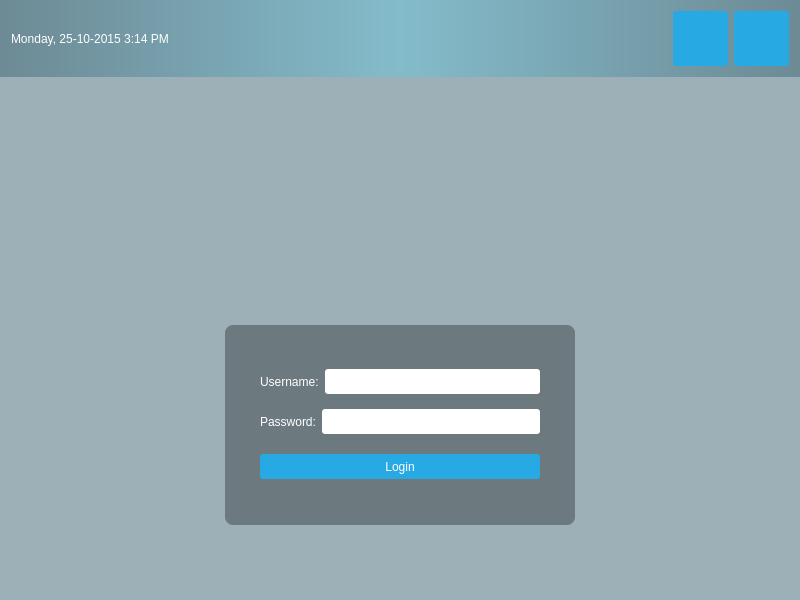
<?xml version="1.0" encoding="UTF-8"?>
<ui version="4.0">
 <class>LoginWindow</class>
 <widget class="QMainWindow" name="LoginWindow">
  <property name="geometry">
   <rect>
    <x>0</x>
    <y>0</y>
    <width>800</width>
    <height>600</height>
   </rect>
  </property>
  <property name="windowTitle">
   <string>CustomChildrenWindow</string>
  </property>
  <property name="styleSheet">
   <string notr="true">#centralWidget {
background: rgba(32,80,96,100);
border-image: url(:/images/login_bg.png);
}
#topPanel{background-color: qlineargradient(spread:reflect,x1:0.5,y1:0,x2:0,y2:0,stop:0 rgba(91,204,233,100),stop:1 rgba(32,80,96,100));}
#loginForm{
background: rgba(0,0,0,80);
border-radius: 8px;
}
QLabel{color:white;}
QLineEdit{border-radius:3px;}
QPushButton{
color: white;
background-color: #27a9e3;
border-width: 0px;
border-radius: 3px;
}
QPushButton:hover {background-color: #66c011;}</string>
  </property>
  <widget class="QWidget" name="centralWidget">
   <layout class="QVBoxLayout" name="verticalLayout">
    <property name="leftMargin">
     <number>0</number>
    </property>
    <property name="topMargin">
     <number>0</number>
    </property>
    <property name="rightMargin">
     <number>0</number>
    </property>
    <property name="bottomMargin">
     <number>0</number>
    </property>
    <item>
     <widget class="QWidget" name="topPanel" native="true">
      <layout class="QHBoxLayout" name="horizontalLayout">
       <item>
        <widget class="QLabel" name="currentDateTime">
         <property name="text">
          <string>Monday, 25-10-2015 3:14 PM</string>
         </property>
        </widget>
       </item>
       <item>
        <spacer name="horizontalSpacer">
         <property name="orientation">
          <enum>Qt::Horizontal</enum>
         </property>
         <property name="sizeHint" stdset="0">
          <size>
           <width>40</width>
           <height>20</height>
          </size>
         </property>
        </spacer>
       </item>
       <item>
        <widget class="QPushButton" name="shutdownButton">
         <property name="sizePolicy">
          <sizepolicy hsizetype="Fixed" vsizetype="Fixed">
           <horstretch>0</horstretch>
           <verstretch>0</verstretch>
          </sizepolicy>
         </property>
         <property name="minimumSize">
          <size>
           <width>55</width>
           <height>55</height>
          </size>
         </property>
         <property name="text">
          <string/>
         </property>
         <property name="icon">
          <iconset resource="../resources/resources.qrc">
           <normaloff>:/icons/restart_icon.png</normaloff>:/icons/restart_icon.png</iconset>
         </property>
        </widget>
       </item>
       <item>
        <widget class="QPushButton" name="restartButton">
         <property name="sizePolicy">
          <sizepolicy hsizetype="Fixed" vsizetype="Fixed">
           <horstretch>0</horstretch>
           <verstretch>0</verstretch>
          </sizepolicy>
         </property>
         <property name="minimumSize">
          <size>
           <width>55</width>
           <height>55</height>
          </size>
         </property>
         <property name="text">
          <string/>
         </property>
         <property name="icon">
          <iconset resource="../resources/resources.qrc">
           <normaloff>:/icons/shutdown_icon.png</normaloff>:/icons/shutdown_icon.png</iconset>
         </property>
        </widget>
       </item>
      </layout>
     </widget>
    </item>
    <item>
     <spacer name="verticalSpacer_3">
      <property name="orientation">
       <enum>Qt::Vertical</enum>
      </property>
      <property name="sizeHint" stdset="0">
       <size>
        <width>20</width>
        <height>40</height>
       </size>
      </property>
     </spacer>
    </item>
    <item>
     <layout class="QHBoxLayout" name="horizontalLayout_2">
      <property name="leftMargin">
       <number>0</number>
      </property>
      <property name="topMargin">
       <number>0</number>
      </property>
      <item>
       <widget class="QLabel" name="logo">
        <property name="sizePolicy">
         <sizepolicy hsizetype="Fixed" vsizetype="Fixed">
          <horstretch>0</horstretch>
          <verstretch>0</verstretch>
         </sizepolicy>
        </property>
        <property name="minimumSize">
         <size>
          <width>150</width>
          <height>150</height>
         </size>
        </property>
        <property name="styleSheet">
         <string notr="true"/>
        </property>
        <property name="text">
         <string/>
        </property>
        <property name="pixmap">
         <pixmap resource="../resources/resources.qrc">:/images/logo.png</pixmap>
        </property>
       </widget>
      </item>
     </layout>
    </item>
    <item>
     <spacer name="verticalSpacer_4">
      <property name="orientation">
       <enum>Qt::Vertical</enum>
      </property>
      <property name="sizeType">
       <enum>QSizePolicy::Fixed</enum>
      </property>
      <property name="sizeHint" stdset="0">
       <size>
        <width>20</width>
        <height>10</height>
       </size>
      </property>
     </spacer>
    </item>
    <item>
     <layout class="QHBoxLayout" name="horizontalLayout_3">
      <property name="topMargin">
       <number>0</number>
      </property>
      <item>
       <widget class="QWidget" name="loginForm" native="true">
        <property name="sizePolicy">
         <sizepolicy hsizetype="Fixed" vsizetype="Fixed">
          <horstretch>0</horstretch>
          <verstretch>0</verstretch>
         </sizepolicy>
        </property>
        <property name="minimumSize">
         <size>
          <width>350</width>
          <height>200</height>
         </size>
        </property>
        <property name="styleSheet">
         <string notr="true"/>
        </property>
        <layout class="QVBoxLayout" name="verticalLayout_2">
         <property name="leftMargin">
          <number>35</number>
         </property>
         <property name="topMargin">
          <number>35</number>
         </property>
         <property name="rightMargin">
          <number>35</number>
         </property>
         <property name="bottomMargin">
          <number>35</number>
         </property>
         <item>
          <layout class="QHBoxLayout" name="horizontalLayout_5">
           <item>
            <widget class="QLabel" name="label">
             <property name="text">
              <string>Username:</string>
             </property>
            </widget>
           </item>
           <item>
            <widget class="QLineEdit" name="userName">
             <property name="minimumSize">
              <size>
               <width>0</width>
               <height>25</height>
              </size>
             </property>
            </widget>
           </item>
          </layout>
         </item>
         <item>
          <layout class="QHBoxLayout" name="horizontalLayout_4">
           <item>
            <widget class="QLabel" name="label_2">
             <property name="text">
              <string>Password:</string>
             </property>
            </widget>
           </item>
           <item>
            <widget class="QLineEdit" name="password">
             <property name="minimumSize">
              <size>
               <width>0</width>
               <height>25</height>
              </size>
             </property>
            </widget>
           </item>
          </layout>
         </item>
         <item>
          <spacer name="verticalSpacer_2">
           <property name="orientation">
            <enum>Qt::Vertical</enum>
           </property>
           <property name="sizeType">
            <enum>QSizePolicy::Fixed</enum>
           </property>
           <property name="sizeHint" stdset="0">
            <size>
             <width>20</width>
             <height>5</height>
            </size>
           </property>
          </spacer>
         </item>
         <item>
          <widget class="QPushButton" name="loginButton">
           <property name="minimumSize">
            <size>
             <width>0</width>
             <height>25</height>
            </size>
           </property>
           <property name="text">
            <string>Login</string>
           </property>
          </widget>
         </item>
        </layout>
       </widget>
      </item>
     </layout>
    </item>
    <item>
     <spacer name="verticalSpacer">
      <property name="orientation">
       <enum>Qt::Vertical</enum>
      </property>
      <property name="sizeHint" stdset="0">
       <size>
        <width>20</width>
        <height>40</height>
       </size>
      </property>
     </spacer>
    </item>
   </layout>
  </widget>
 </widget>
 <layoutdefault spacing="6" margin="11"/>
 <resources>
  <include location="../resources/resources.qrc"/>
 </resources>
 <connections/>
</ui>
